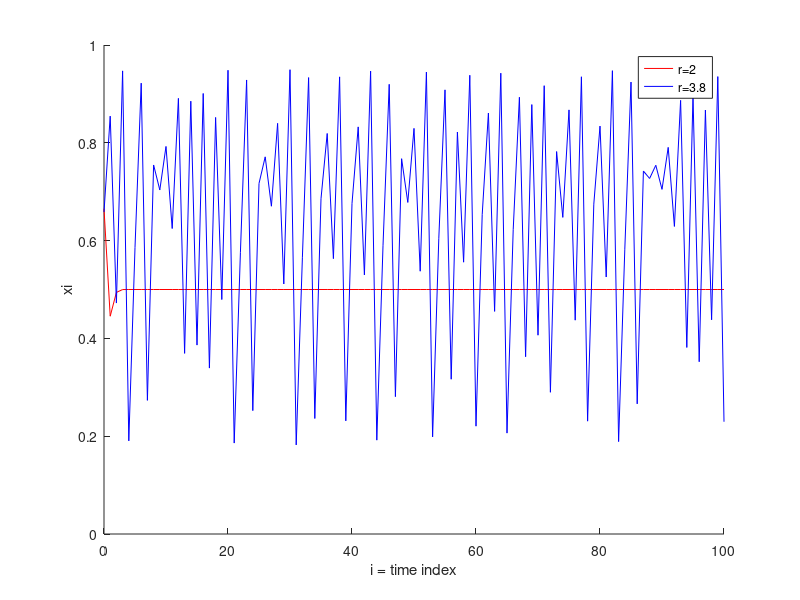

Source code (MATLAB):
xvector1 = zeros(1,101);
xvector1(1) = rand;
r1 = 2;

xvector2 = zeros(1, 101);
xvector2(1) = rand;
r2 = 3.8;

for i = 1:100
    xvector1(i + 1)=r1 * xvector1(i) * (1 - xvector1(i));
    xvector2(i + 1)=r2 * xvector2(i) * (1 - xvector2(i));
end

timeindex = linspace(0, 100, 101);

hold on
plot(timeindex, xvector1, Color='red')
plot(timeindex, xvector2, Color='blue')
xlim([0,100])
xlabel('i = time index')
ylabel('xi')
legend('r=2', 'r=3.8')
